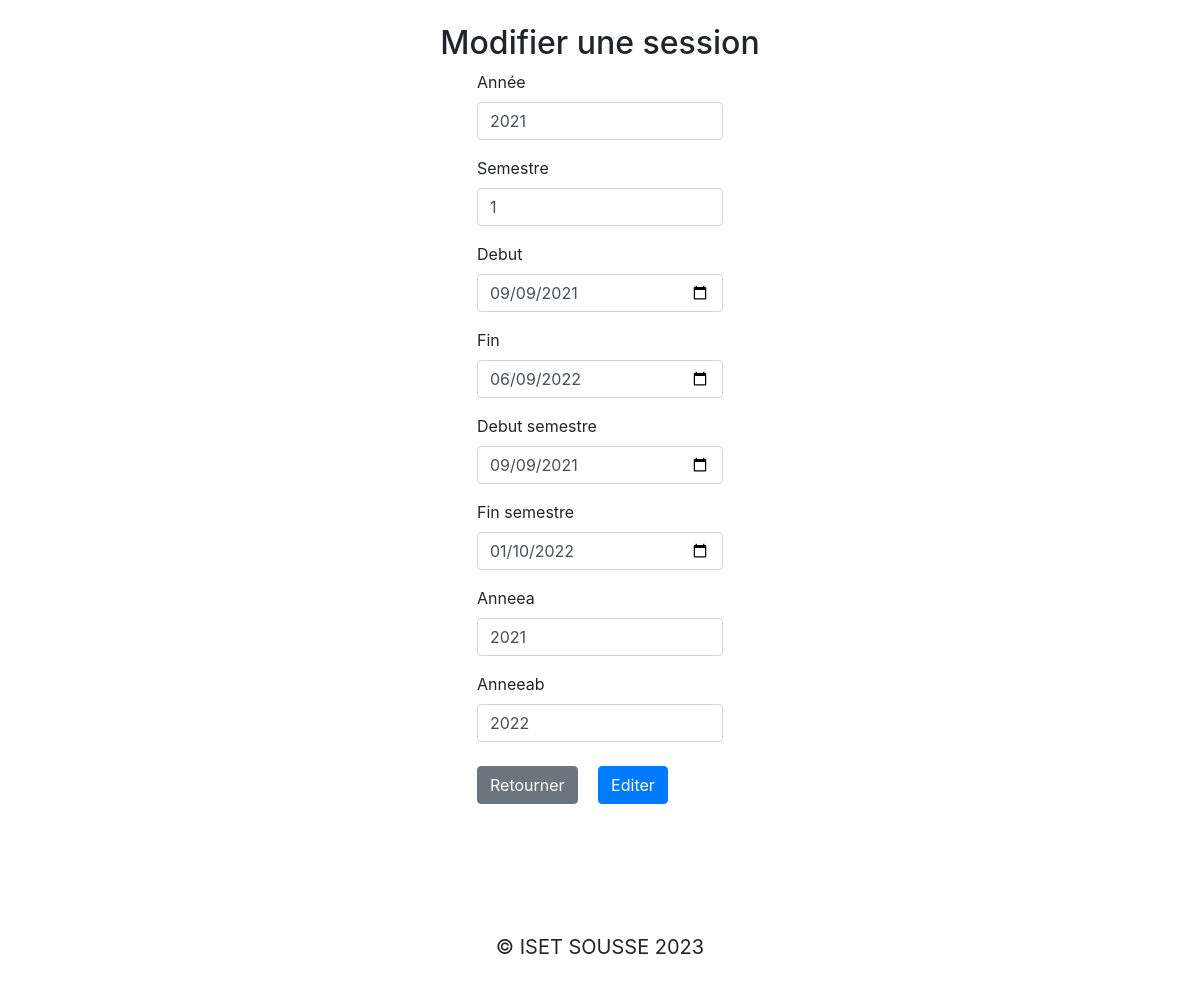
The app's page /edit.php?id=100 with its own data.
### tables this page shows
CREATE TABLE `session` (
  `Numero` int(11) NOT NULL,
  `Annee` char(5) NOT NULL,
  `Sem` char(1) NOT NULL,
  `SemAb` char(1) DEFAULT NULL,
  `Debut` date DEFAULT NULL,
  `Fin` date DEFAULT NULL,
  `Debsem` date DEFAULT NULL,
  `Finsem` date DEFAULT NULL,
  `Annea` char(5) DEFAULT NULL,
  `Anneab` char(5) DEFAULT NULL
);

### lib/template.php (called while the page is built, shortened)
<?php class Template
{
    protected $template;
    public function __construct($template)
    {
        $this->template = $template;
    }
    public function __toString()
    {
        include basename($this->template);
        return ob_get_clean();
    }
}

### config/init.php (called while the page is built, shortened)
<?php
function my_autoload_register ($class_name) {
    $filename = 'lib/' .$class_name. '.php';
}

### lib/database.php (called while the page is built, shortened)
<?php
class Database
{
  private $host = DB_HOST;
  private $user = DB_USER;
  private $pass = DB_PASS;
  private $dbname = DB_NAME;
  private $dbh;
  private $stmt;
  public function __construct()
  {
    $dsn = 'mysql:host=' . $this->host . ';dbname=' . $this->dbname;
    $options = array(
      PDO::ATTR_PERSISTENT => true,
      PDO::ATTR_ERRMODE => PDO::ERRMODE_EXCEPTION
    );
    try {
      $this->dbh = new PDO($dsn, $this->user, $this->pass, $options);
    } catch (PDOException $e) {
      $this->error = $e->getMessage();
    }
  }
  public function query($query)
  {
    $this->stmt = $this->dbh->prepare($query);
  }
  public function bind($param, $value, $type = null)
  {
    if (is_null($type)) {
      switch (true) {
        default:
          $type = PDO::PARAM_STR;
      }
    }
    $this->stmt->bindValue($param, $value, $type);
  }
  public function execute()
  {
    return $this->stmt->execute();
  }
  public function single()
  {
    $this->execute();
    return $this->stmt->fetch(PDO::FETCH_OBJ);
  }
}

### lib/Session.php (called while the page is built, shortened)
<?php
class Session
{
    private $db;
    public function __construct()
    {
        $this->db = new Database;
    }
    public function getAllSessions()
    {
        $this->db->query("SELECT * FROM session");
        $results = $this->db->resultSet();
        return $results;
    }
    public function getSession($Numero)
    {
        $this->db->query("SELECT * FROM session WHERE Numero = :Numero");
        $this->db->bind(':Numero', $Numero);
        $results = $this->db->single();
        return $results;
    }
}

### templates/session-edit.php (the view, shortened to what this page needs)
<!DOCTYPE html>
<html>
<head>
    <?php
    $urls = array();
    $scripts = array(
        'https://cdn.jsdelivr.net/npm/bootstrap@5.3.0/dist/js/bootstrap.bundle.min.js',
        'https://cdnjs.cloudflare.com/ajax/libs/jspdf/2.5.1/jspdf.umd.min.js',
        'https://code.jquery.com/jquery-3.5.1.slim.min.js',
        'https://cdn.jsdelivr.net/npm/@popperjs/core@2.9.3/dist/umd/popper.min.js',
        'https://stackpath.bootstrapcdn.com/bootstrap/4.5.2/js/bootstrap.min.js'
    );
    $stylesheets = array(
        'https://cdn.jsdelivr.net/npm/bootstrap@5.3.0/dist/css/bootstrap.min.css',
        'https://stackpath.bootstrapcdn.com/bootstrap/4.5.2/css/bootstrap.min.css'
    );
    foreach ($scripts as $script) {
        if (!in_array($script, $urls)) {
            $urls[] = $script;
        }
    }
    foreach ($stylesheets as $stylesheet) {
        if (!in_array($stylesheet, $urls)) {
            echo '<link rel="stylesheet" href="' . $stylesheet . '">' . PHP_EOL;
            $urls[] = $stylesheet;
        }
    }
    ?>
    <link rel="stylesheet" href="https://maxcdn.bootstrapcdn.com/bootstrap/4.5.2/css/bootstrap.min.css">
</head>
<div class="container">
    <div class="row justify-content-center">
        <div class="col-md-6">
            <div class="p-4">
                <h2 class="page-header text-center">Modifier une session</h2>
                <form action="edit.php?id=<?php echo $session->Numero; ?>" method="post" class="mx-auto w-50"
                    onsubmit="{return validateForm()}">
                    <div class="form-group">
                        <label for="Annee">Année</label>
                        <input type="number" min="1992" class="form-control" id="Annee" name="Annee"
                            value="<?php echo $session->Annee; ?>">
                    </div>
                    <div class="form-group">
                        <label for="Sem">Semestre</label>
                        <select class="form-control" id="Sem" name="Sem" value="<?php echo $session->Sem; ?>">
                            <option value="1">1</option>
                        </select>
                    </div>
                    <div class="form-group">
                        <label for="Debut">Debut</label>
                        <input type="date" class="form-control" id="Debut" name="Debut"
                            value="<?php echo $session->Debut; ?>">
                    </div>
                    <div class="form-group">
                        <label for="Fin">Fin</label>
                        <input type="date" class="form-control" id="Fin" name="Fin"
                            value="<?php echo $session->Fin; ?>">
                    </div>
                    <div class="form-group" id="debsemdiv">
                        <label for="Debsem">Debut semestre</label>
                        <input type="date" class="form-control" id="Debsem" name="Debsem"
                            value="<?php echo $session->Debsem; ?>">
                    </div>
                    <div class="form-group" id="finsemdiv">
                        <label for="Finsem">Fin semestre</label>
                        <input type="date" class="form-control" id="Finsem" name="Finsem"
                            value="<?php echo $session->Finsem; ?>">
                    </div>
                    <div class="form-group">
                        <label for="Annea">Anneea</label>
                        <input type="number" min="1992" class="form-control" id="Annea" name="Annea"
                            value="<?php echo $session->Annea; ?>">
                    </div>
                    <div class="form-group">
                        <label for="Anneab">Anneeab</label>
                        <input type="number" min="1992" class="form-control" id="Anneab" name="Anneab"
                            value="<?php echo $session->Anneab; ?>">
                    </div>
                    <a href="index.php" class="btn btn-secondary mr-2">Retourner</a>
                    <input type="submit" class="btn btn-primary m-2" value="Editer" name="submit">
                </form>
            </div>
        </div>
    </div>
</div>
<?php include_once 'inc/footer.php'; ?>

### records on screen
session: Annee "2021", Sem "1", Debut "09/09/2021", Fin "06/09/2022", Debsem "09/09/2021", Finsem "01/10/2022", Annea "2021", Anneab "2022"
